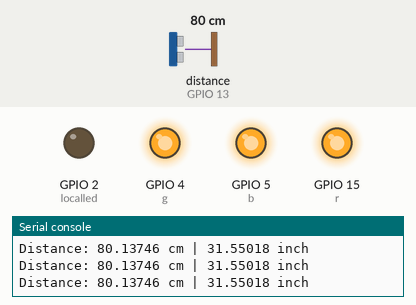
Bench run of a program on a simulated ESP32 board running MicroPython. Parts: output pins drawn as LEDs (lit = HIGH), the last lines printed to the serial console. Dashed ring = blinking. The test bench sets the inputs (shaded band); at power-on: distance to the obstacle (sensor on GPIO 13) 80 cm. The echo pulse lasts 58.3 µs per cm; no MQTT or app messages arrive unless stated; library files of the repository ran but are not shown: hcsr04.py; pins used as bus, display or sensor lines are not drawn.

Above: at 1.2 s.
1.3 s: distance to the obstacle (sensor on GPIO 13) set to 44 cm
2.9 s: distance to the obstacle (sensor on GPIO 13) set to 35 cm
At 4.4 s:
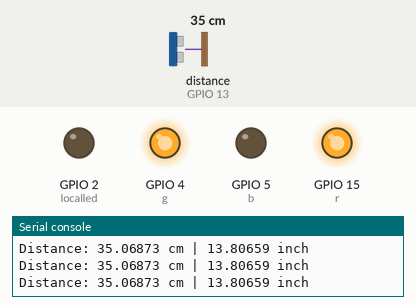
4.7 s: distance to the obstacle (sensor on GPIO 13) set to 32 cm
6.2 s: distance to the obstacle (sensor on GPIO 13) set to 27 cm
At 6.78 s:
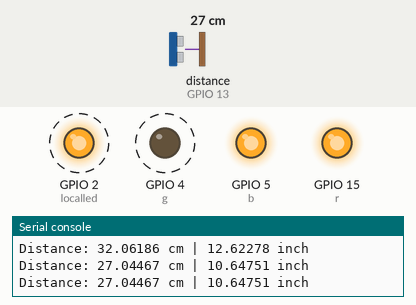
9.2 s: distance to the obstacle (sensor on GPIO 13) set to 22 cm
12.2 s: distance to the obstacle (sensor on GPIO 13) set to 18 cm
At 13.7 s:
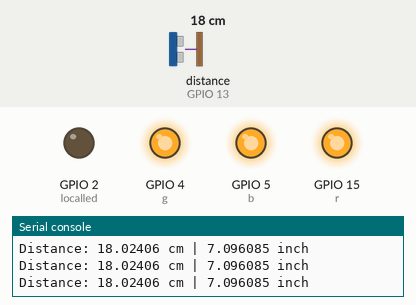
Timing chart, 0 to 14.7 s (numbered marks = the images above; inputs shaded):
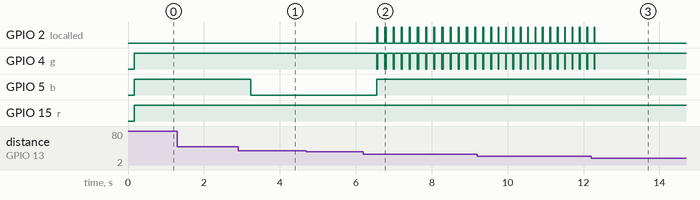

The program:

working.py
```python
import machine
import hcsr04
import time
import network
from umqtt.simple import MQTTClient


ultrasonic = hcsr04.HCSR04(trigger_pin=12, echo_pin=13, echo_timeout_us=500000)
localled = machine.Pin(2, machine.Pin.OUT)#revese
r = machine.Pin(15, machine.Pin.OUT)
g = machine.Pin(4, machine.Pin.OUT)
b = machine.Pin(5, machine.Pin.OUT)

SERVER = "mqtt.thingspeak.com"
client = MQTTClient("umqtt_client", SERVER)
CHANNEL_ID = "1418567"
WRITE_API_KEY = "HBMQ14EA93E4VWR5"

topic = "channels/" + CHANNEL_ID + "/publish/" + WRITE_API_KEY
UPDATE_TIME_INTERVAL = 5000
last_update = time.ticks_ms()

t = 1
h = 2

while True:
    time.ticks_ms() - last_update >= UPDATE_TIME_INTERVAL
    distance = ultrasonic.distance_cm()
    print('Distance:', distance, 'cm', '|', distance/2.54, 'inch')
    payload = "field1={}" .format(str(distance))
    client.connect()
    client.publish(topic, payload)
    client.disconnect()
    last_update = time.ticks_ms()
    if distance <= 10:
        localled.on()
        r.off()
        g.on()
        b.on()
        time.sleep(0.1)
    elif distance <= 20:
        localled.off()
        r.on()
        g.on()
        b.on()
        time.sleep(0.1)
    elif distance <= 25:
        localled.on()
        r.on()
        g.off()
        b.on()
        time.sleep(0.02)
        localled.off()
        r.on()
        g.on()
        b.on()
        time.sleep(0.02)
    elif distance <= 30:
        localled.on()
        r.on()
        g.off()
        b.on()
        time.sleep(0.03)
        localled.off()
        r.on()
        g.on()
        b.on()
        time.sleep(0.03)
    elif distance <= 40:
        localled.off()
        r.on()
        g.on()
        b.off()

        time.sleep(0.1)
    elif distance > 41:
        localled.off()
        r.on()
        g.on()
        b.on()
        time.sleep(0.1)
```

Measured:
- the behaviour switches between 40 and 39 cm on distance to the obstacle (sensor on GPIO 13) (found by bisection; images 0 and 1)
- the behaviour switches between 30 and 29 cm on distance to the obstacle (sensor on GPIO 13) (found by bisection; images 1 and 2)
- the behaviour switches between 20 and 19 cm on distance to the obstacle (sensor on GPIO 13) (found by bisection; images 2 and 3)
- after the input at 2.9 s, GPIO 5 (b): HIGH → LOW after 0.34 s
- after the input at 6.2 s, GPIO 2 (localled): alternates HIGH for 0.03 s and LOW for 0.18 s, starting after 0.35 s; GPIO 4 (g): alternates HIGH for 0.18 s and LOW for 0.03 s, starting after 0.35 s; GPIO 5 (b): LOW → HIGH after 0.35 s
- after the input at 12.2 s, GPIO 2 (localled): goes on until 12.3 s, then stays LOW; GPIO 4 (g): goes on until 12.3 s, then stays HIGH
